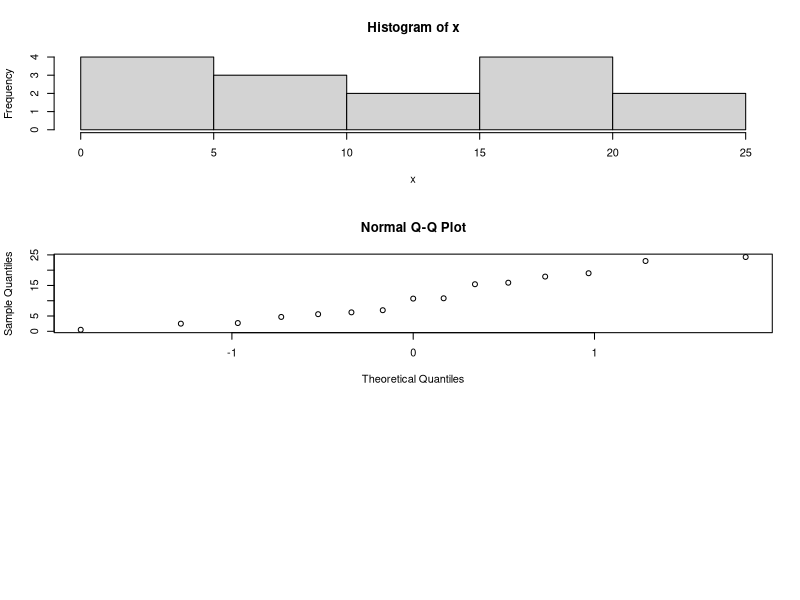
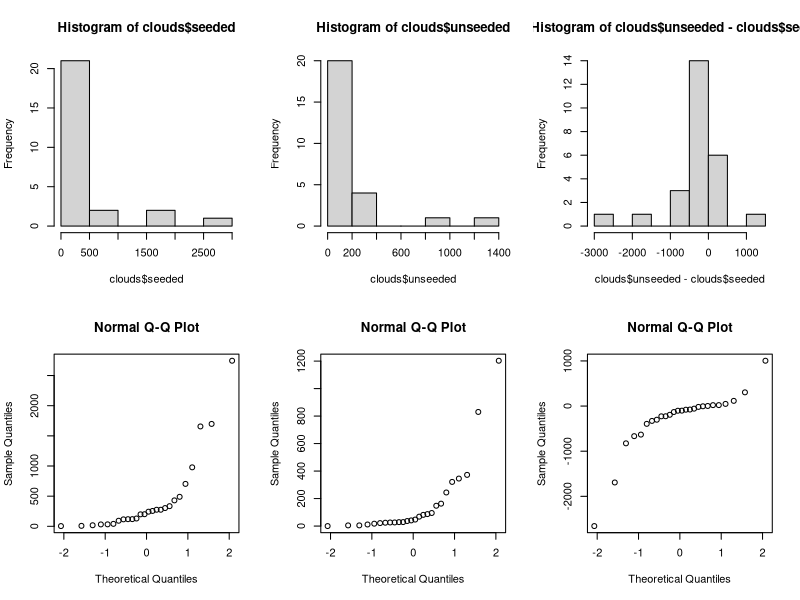
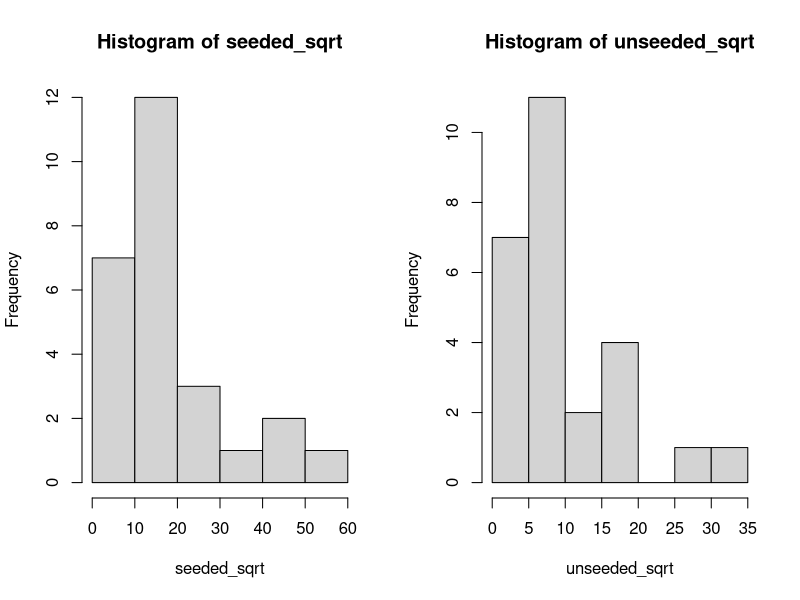
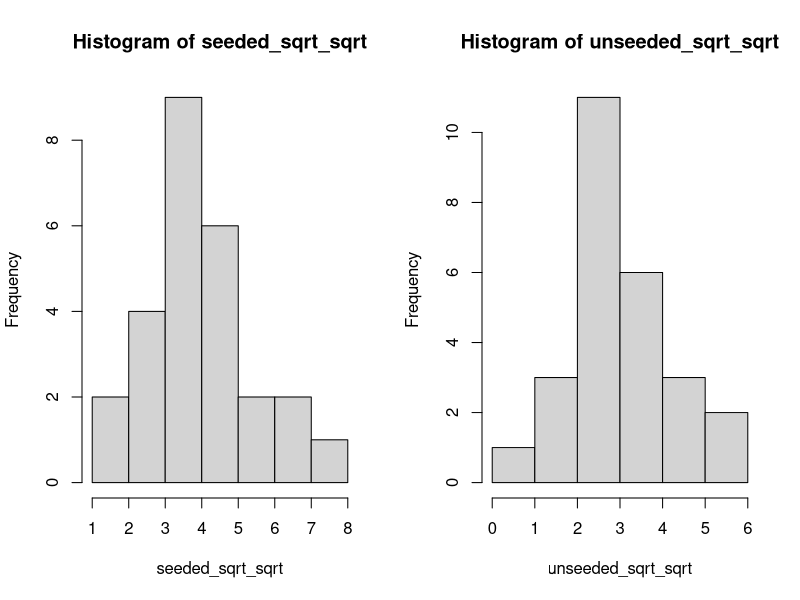
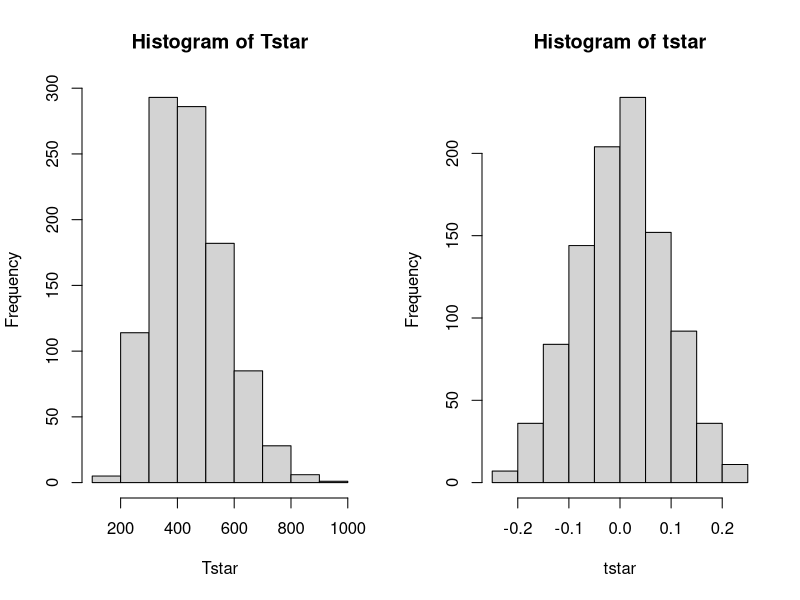
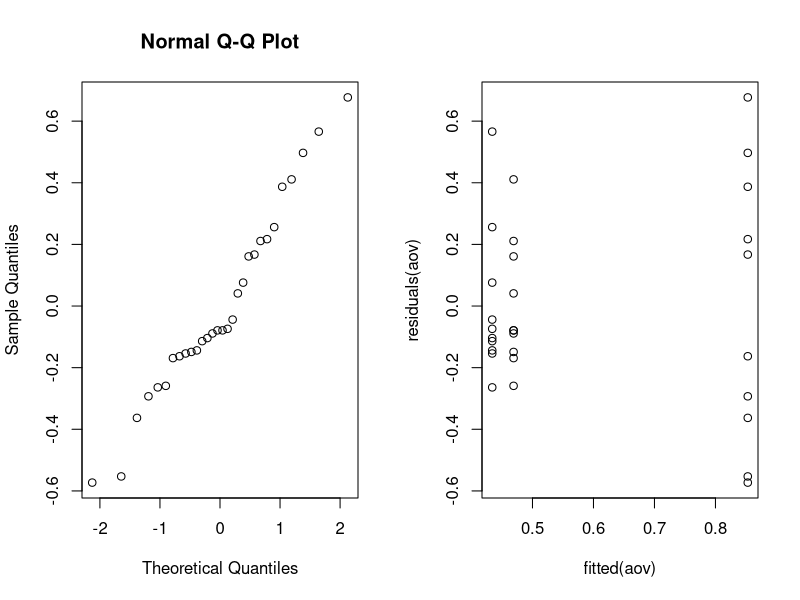
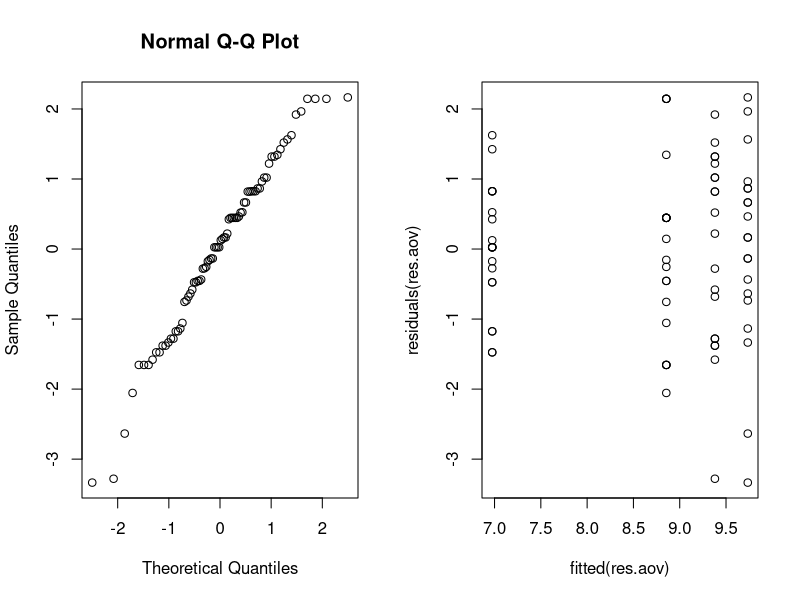
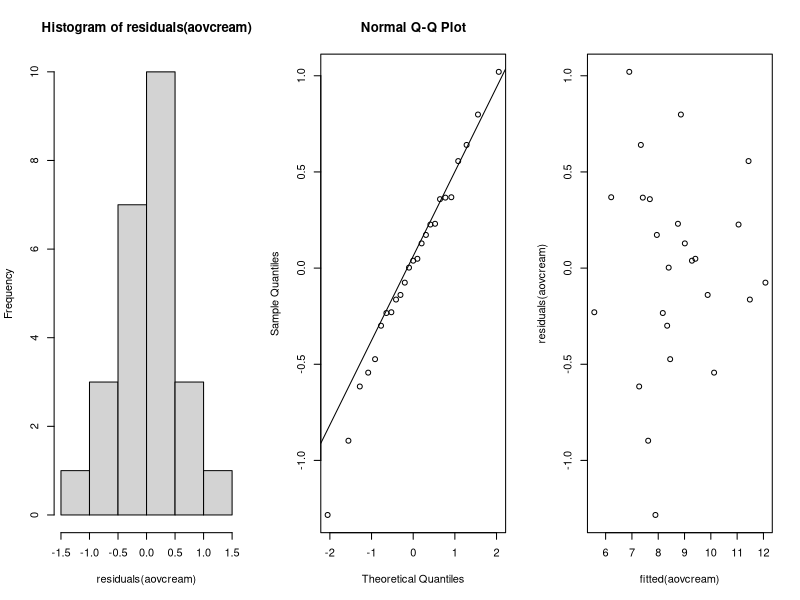

Source code (R) for these figures, in order:
## ---- chunk 1
x <- as.numeric(list(15.4, 17.9, 19.0, 0.5, 15.9, 2.7, 6.2, 2.5, 
                     4.7, 6.9, 10.8, 24.3, 5.6, 23.0, 10.7))
## ---- chunk 2
par(mfrow=c(3, 1))
shapiro.test(x)
hist(x)
qqnorm(x)
## ---- chunk 3
mu = mean(x)
mu
## ---- chunk 4
s = sd(x)
s
## ---- chunk 5
alpha <- 1 - 0.97
n <- length(x)
ta <- qnorm(1-alpha/2) # not qt(1-alpha/2, df=n-1) because "Assuming normality"
ta
## ---- chunk 6
CI_97 <- c(mu - ta*s/sqrt(n), mu + ta*s/sqrt(n))
CI_97
## ---- chunk 7
E <- 1 # a half of an interval
n_min <- (ta*s/E)^2
n_min
## ---- chunk 8
B = 1000
Tstar = numeric(B)

for(i in 1:B) {
  Xstar = sample(x, replace=TRUE)
  Tstar[i] = mean(Xstar)
}

TstarLower = quantile(Tstar, alpha/2)
TstarUpper = quantile(Tstar, 1-alpha/2)

bootstrap_CI_97 <- c(2*mu - TstarUpper, 2*mu - TstarLower)
bootstrap_CI_97
## ---- chunk 9
t.test(x, mu=15, alt='l')
## ---- chunk 10
# for binom test if you are taking sum(x<15) the alternative should be "g"
res = binom.test(sum(x<15), length(x), p = 0.5, alternative = "greater", conf.level = 0.95)
res
## ---- chunk 11
wilcox.test(x, mu=15, alternative="greater")
## ---- chunk 12
B <- 1000

for(m in 13:15){
  ttest <- numeric(B)
  sign <- numeric(B)
  for(i in 1L:B){
    # sd=1 not s
    h1_sample = rnorm(n, mean=m, sd=1)
    
    ttest[i] <- t.test(h1_sample, mu=mu, alt='l')[[3]]
    sign[i] <- binom.test(sum(h1_sample<mu), length(h1_sample), p = 0.5, 
                          alternative = "greater", conf.level = 0.95)[[3]]
  }
  print(paste0("H1 mu=", m))
  print(paste0("t-test power ", sum(ttest < 0.05)/B))
  print(paste0("sign test power ", sum(sign < 0.05)/B))
}
## ---- chunk 13
p_hat = mean(x > 15.5)
p_hat
## ---- chunk 14
p_hat_r <- 0.53
margin_error = p_hat_r - p_hat
p_hat_l <- p_hat - margin_error
p_hat_l
## ---- chunk 15
se <- sqrt((p_hat * (1 - p_hat)) / n)
z_alpha_by_2 <- margin_error / se
z_alpha_by_2
## ---- chunk 16
alpha = (1 - pnorm(z_alpha_by_2))*2
1-alpha
## ---- chunk 17
prop.test(c(2, 6), c(5, 10))
## ---- chunk 18
clouds <- read.table("data/clouds.txt", header=TRUE)

par(mfrow=c(2, 3))
hist(clouds$seeded)
hist(clouds$unseeded)
hist(clouds$unseeded - clouds$seeded)
qqnorm(clouds$seeded)
qqnorm(clouds$unseeded)
qqnorm(clouds$unseeded - clouds$seeded)
## ---- chunk 19
shapiro.test(clouds$unseeded - clouds$seeded)
## ---- chunk 20
t.test(clouds$unseeded, clouds$seeded, paired=FALSE)
## ---- chunk 21
wilcox.test(clouds$unseeded, clouds$seeded)
median(clouds$unseeded); median(clouds$seeded)
## ---- chunk 22
ks.test(clouds$unseeded, clouds$seeded)
mean(clouds$unseeded); mean(clouds$seeded)
## ---- chunk 23
unseeded_sqrt <- sqrt(clouds$unseeded)
seeded_sqrt <- sqrt(clouds$seeded)

par(mfrow=c(1, 2))
hist(seeded_sqrt)
hist(unseeded_sqrt)
## ---- chunk 24
shapiro.test(unseeded_sqrt)
shapiro.test(seeded_sqrt)
## ---- chunk 25
t.test(unseeded_sqrt, seeded_sqrt, paired=FALSE)
wilcox.test(unseeded_sqrt, seeded_sqrt)
ks.test(unseeded_sqrt, seeded_sqrt)
## ---- chunk 26
unseeded_sqrt_sqrt <- sqrt(unseeded_sqrt)
seeded_sqrt_sqrt <- sqrt(seeded_sqrt)

par(mfrow=c(1, 2))
hist(seeded_sqrt_sqrt)
hist(unseeded_sqrt_sqrt)
## ---- chunk 27
shapiro.test(unseeded_sqrt_sqrt)
shapiro.test(seeded_sqrt_sqrt)
## ---- chunk 28
t.test(unseeded_sqrt_sqrt, seeded_sqrt_sqrt, paired=FALSE)
wilcox.test(unseeded_sqrt_sqrt, seeded_sqrt_sqrt)
ks.test(unseeded_sqrt_sqrt, seeded_sqrt_sqrt)
## ---- chunk 29
seeded <- clouds$seeded

B <- 1000
Tstar <- numeric(B)
for(i in 1:B){
  Xstar <- sample(seeded, replace=TRUE)
  Tstar[i] <- mean(Xstar)
}

hist(Tstar)
## ---- chunk 30
lambda_hat <- 1/mean(Tstar)

alpha <- 1 - 0.95
deltastar <- 1/Tstar - lambda_hat
d <- quantile(deltastar, c(alpha/2, 1-alpha/2))
CI95 = lambda_hat - c(d[2], d[1])
lambda_hat; CI95
## ---- chunk 31
B <- 1000
t <- median(seeded)
tstar <- numeric(B)
n <- length(seeded)
for(i in 1:B){
  xstar <- rexp(n, lambda_hat)
  tstar[i] <- median(xstar)
}
pl <- sum(tstar<t)/B
pr <- sum(tstar>t)/B
p <- 2*min(pl, pr)
pl;pr;p
## ---- chunk 32
ks.test(seeded, rexp(n, lambda_hat))
## ---- chunk 33
# group with elements < 300 is GREATER (larger) than the opposite (>=) ~in other words~ median is lees than 300
# this is our H1 (alternative)
binom.test(sum(seeded<300), length(seeded), p = 0.5, 
           alternative = "greater", conf.level = 0.95)
## ---- chunk 34
# group of interest - less than 30. At most 25 -> the group has to me smaller
binom.test(sum(seeded<30), length(seeded), p = 0.25, alternative = "less", conf.level = 0.95)
## ---- chunk 35
dogs <- read.table("data/dogs.txt", header=TRUE)
head(dogs)
## ---- chunk 36
shapiro.test(dogs$isofluorane)
shapiro.test(dogs$cyclopropane)
shapiro.test(dogs$halothane)
## ---- chunk 37
cor.test(dogs$isofluorane, dogs$halothane, method="pearson")
cor.test(dogs$isofluorane, dogs$halothane, method="spearman")
## ---- chunk 38
mystat <- function(x, y) {mean(x-y)}

B <- 1000; tstar <- numeric(B)

for (i in 1:B){
  dogstar <- t(apply(cbind(dogs[,1], dogs[,2]), 1, sample))
  tstar[i] <- mystat(dogstar[,1], dogstar[,2])
}

hist(tstar)

myt <- mystat(dogs[,1], dogs[,2])
pl <- sum(tstar<myt)/B
pr <- sum(tstar>myt)/B
p <- 2*min(pl, pr)
pl;pr;p
## ---- chunk 39
wilcox.test(dogs$isofluorane, dogs$halothane)
## ---- chunk 40
ks.test(dogs[,1], dogs[,2])
## ---- chunk 41
dogframe <- data.frame(concentration=as.vector(as.matrix(dogs)),
                    variety=factor(rep(1:3, each=10))) # ordered as iso, halo, cyclo

options(contrasts = rep ("contr.treatment", 2)) # or contr.sum

aov <- lm(concentration~variety, data=dogframe)
anova(aov)
## ---- chunk 42
shapiro.test(residuals(aov))
par(mfrow=c(1,2)); qqnorm(residuals(aov)); plot(fitted(aov), residuals(aov))
## ---- chunk 43
# Show the levels
levels(dogframe$variety)
## ---- chunk 44
summary(aov)$coefficients
iso = summary(aov)$coefficients[1]
halo = summary(aov)$coefficients[2]
cyclo = summary(aov)$coefficients[3]
## ---- chunk 45
kruskal.test(concentration ~ variety, data = dogframe)[[3]]
## ---- chunk 46
blood <- read.table("data/hemoglobin.txt", header=TRUE)
blood$rate = as.factor(blood$rate)
blood$method = as.factor(blood$method)

# set.seed(42)
# rows <- sample(nrow(blood))
# randomized <- blood[rows, ]
I = 4 # 4 levels of rate
J = 2 # 2 levels of method
N = 10 # 80 observations/fishes (4*2*N = 80)
rbind(rep(1:I,each=N*J),rep(1:J,N*I),sample(1:(N*I*J)))
## ---- chunk 47
res.aov3 <- aov(hemoglobin ~ rate * method, data = blood)
summary(res.aov3)
## ---- chunk 48
res.aov4 <- aov(hemoglobin ~ rate + method, data = blood)
summary(res.aov4)
## ---- chunk 49
hemo_lm <- lm(hemoglobin ~ rate + method, data = blood)
anova(hemo_lm)
## ---- chunk 50
summary(hemo_lm)
## ---- chunk 51
# Estimate the mean hemoglobin value for rate 3 by using method A
predict(hemo_lm, data.frame(method="A", rate="3"), type="response")
## ---- chunk 52
res.aov <- aov(hemoglobin ~ rate, data = blood)
summary(res.aov)
## ---- chunk 53
shapiro.test(residuals(res.aov))
par(mfrow=c(1,2)); qqnorm(residuals(res.aov)); plot(fitted(res.aov), residuals(res.aov))
## ---- chunk 54
cream <- read.table("data/cream.txt", header=TRUE)

cream$starter <- factor(cream$starter)
cream$position <- factor(cream$position)
cream$batch <- factor(cream$batch)
## ---- chunk 55
aovcream <- lm(acidity ~ batch + position + starter, data=cream)
# Performing Anova Test
anova(aovcream)
## ---- chunk 56
shapiro.test(residuals(aovcream))
par(mfrow=c(1,3))
hist(residuals(aovcream))
qqnorm(residuals(aovcream))
qqline(residuals(aovcream))
plot(fitted(aovcream), residuals(aovcream))
## ---- chunk 57
summary(aovcream)
## ---- chunk 58
model <- lm(acidity ~ starter + batch, data=cream)
#Performing Anova Test
anova(model)
## ---- chunk 59
summary(model)
## ---- chunk 60
shapiro.test(residuals(model))
par(mfrow=c(1,3))
hist(residuals(model))
qqnorm(residuals(model))
qqline(residuals(model))
plot(fitted(model), residuals(model))
## ---- chunk 61
attach(cream)
friedman.test(acidity, starter, batch, data=cream)
## ---- chunk 62
if (!require("lme4")) install.packages("lme4")
library(lme4)
## ---- chunk 63
cream_lmer <- lmer(acidity ~ starter + (1|batch), REML=FALSE, data=cream)
summary(cream_lmer)
